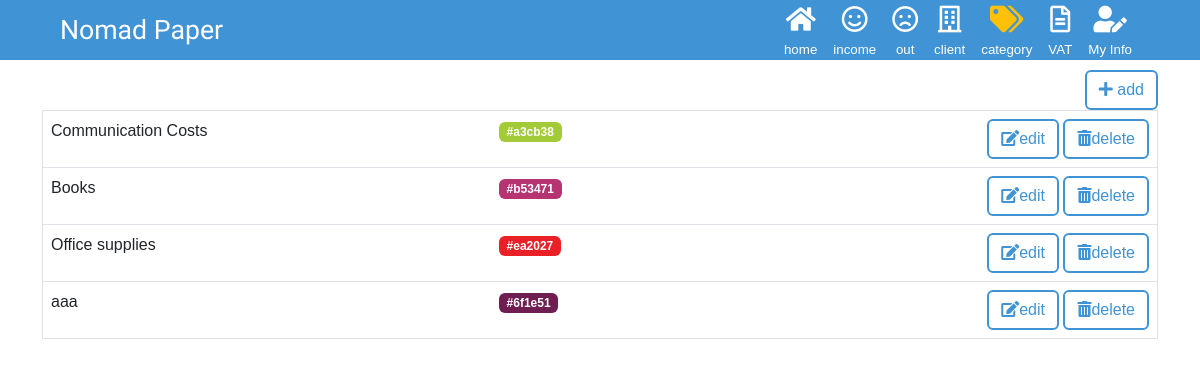
/costtype/list/, run on the app's committed database.
### costtype/models.py (models this page shows, shortened)
class CostType(models.Model):
  COLOR_CHOICES = (
      ('#f79f1f', 'Radiant Yellow'),
      ('#a3cb38', 'Android Green'),
      ('#1289a7', 'Mediterranean Sea'),
      ('#d980fa', 'Lavender Tea'),
      ('#b53471', 'Very Berry'),
      ('#ea2027', 'Red Pigment'),
      ('#006266', 'Turkish Aqua'),
      ('#1b1464', '20000 Leagues Under the Sea'),
      ('#5758bb', 'Circumorbital Ring'),
      ('#6f1e51', 'Magenta Purple'),
  )
  name     = models.CharField(verbose_name='Category', max_length=60, default='', blank=True)
  nickname = models.CharField(verbose_name='Category Nickname', max_length=60, default='', null=True, blank=True)
  color    = models.CharField(verbose_name='Color', choices=COLOR_CHOICES, max_length=10, default='', null=True, blank=True)
  objects  = models.Manager()

### costtype/views.py (the view)
# urls.py: path('list/', views.TypeListView.as_view(), name='list'),
class TypeListView(ListView):
  model = CostType
  template_name = "costtype/list.html"
  success_url = reverse_lazy('costtype:list')
  def get_context_data(self, **kwargs):
    context = super().get_context_data(**kwargs)
    context["function_no"] = 5
    return context

### templatetags/order_tag.py (called while the page is built)
@register.filter
def active(val1, val2):
  if val1 == val2:
    return 'text-warning'
  else:
    return 'text-white'

### templates/costtype/list.html (shortened to what this page needs)
{% extends "base.html" %} {% load static %} {% load order_tag %}
{% block content %}
<div id="cost_list" class="container">
  <div class='text-end'>
    <button class="btn btn-nomad" onclick="location.href='{% url 'costtype:update' 0 %}'">
      <i class="fas fa-plus"></i> add
    </button>
  </div>
    <table class="table border">
    {% for o in object_list %}
    <tr>
      <td>{{ o.nickname }}</td>
      <td><span class="badge" style="background-color: {{ o.color }};">{{ o.color }}</span></td>
      <td><div class="text-end">
        <button type="button" class="btn btn-nomad" onclick="location.href='{% url 'costtype:update' o.pk %}'"><i class="fas fa-edit"></i>edit</button>
        <button type="button" class="btn btn-nomad" data-bs-toggle="modal" data-bs-target="#modalRemove" data-pk="{{o.pk}}" data-name="{{o.name}}" id="btn_modal_{{o.pk}}"><i class="fas fa-trash-alt"></i>delete</button>
      </div></td>
    </tr>
    {% endfor %}
  </table>
</div>
{% endblock %}

### static/css/nomad.css (style rules this page uses)
:root { --title-font: "Cherry Swash", "Rounded Mplus 1c", sans-serif; --nav-bg-color: #4093d4; --body-text-color: #606060; --doc-border-color: #22ac8a; }
body { font-family: "Rounded Mplus 1c", "Noto Sans JP", sans-serif; padding-top: 70px; color: var(--body-text-color); font-size: 12pt; }
.btn-nomad { border-color: var(--nav-bg-color); border-width: 2px; color: var(--nav-bg-color); }

### data on the page
CostType: nickname "Communication Costs", color "#a3cb38"
CostType: nickname "Books", color "#b53471"
CostType: nickname "Office supplies", color "#ea2027"
CostType: nickname "aaa", color "#6f1e51"
